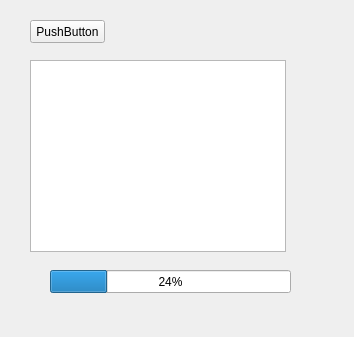
<?xml version="1.0" encoding="UTF-8"?>
<ui version="4.0">
 <class>Form</class>
 <widget class="QWidget" name="Form">
  <property name="geometry">
   <rect>
    <x>0</x>
    <y>0</y>
    <width>354</width>
    <height>337</height>
   </rect>
  </property>
  <property name="windowTitle">
   <string>Form</string>
  </property>
  <widget class="QPushButton" name="pushButton">
   <property name="geometry">
    <rect>
     <x>30</x>
     <y>20</y>
     <width>75</width>
     <height>23</height>
    </rect>
   </property>
   <property name="text">
    <string>PushButton</string>
   </property>
  </widget>
  <widget class="QTextBrowser" name="textBrowser">
   <property name="geometry">
    <rect>
     <x>30</x>
     <y>60</y>
     <width>256</width>
     <height>192</height>
    </rect>
   </property>
  </widget>
  <widget class="QProgressBar" name="progressBar">
   <property name="geometry">
    <rect>
     <x>50</x>
     <y>270</y>
     <width>241</width>
     <height>23</height>
    </rect>
   </property>
   <property name="value">
    <number>24</number>
   </property>
  </widget>
 </widget>
 <resources/>
 <connections/>
</ui>
